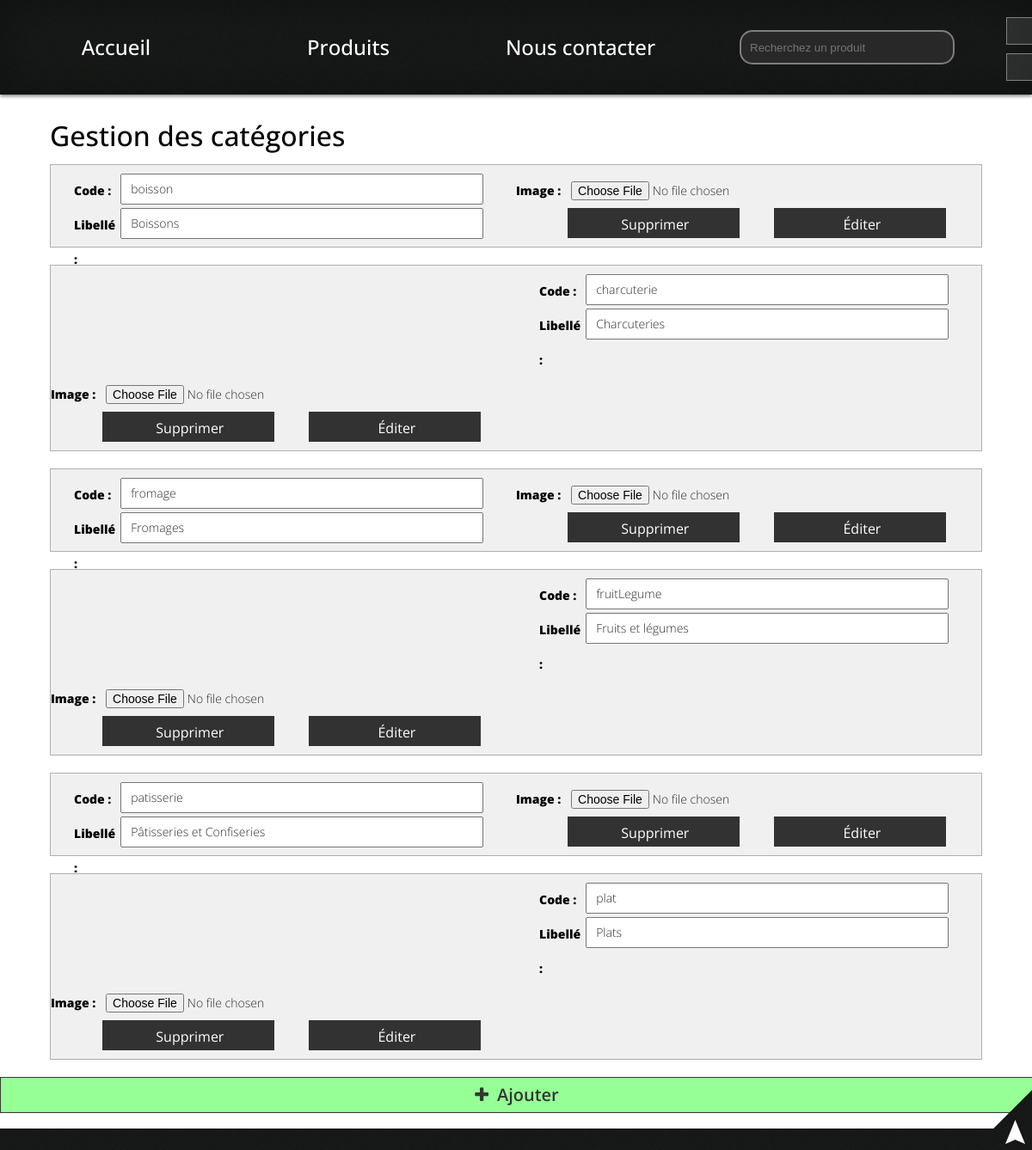
Screenshot of /adminCategorie.php (signed in) with the database file from the repository.
### tables this page shows
CREATE TABLE `categorie` (
  `code` varchar(20) NOT NULL,
  `nom` varchar(50) NOT NULL,
  `description` text
);

### src/bd/categorie.bd.php (called while the page is built, shortened)
<?php
	function getListeCategorie() {
		$cnx = openBD();
		$rqt = "SELECT code, nom, description FROM categorie WHERE code NOT LIKE '\_%'";
		$listecat = $cnx->prepare($rqt);
		$listecat->setFetchMode(PDO::FETCH_OBJ);
		$aRetouner = array();
		if ($listecat->execute()) {
			$i=0;
			while($row = $listecat->fetch()) {
			    $aRetouner[$i] = array();
				$aRetouner[$i][0] = $row->code;
				$aRetouner[$i][1] = $row->nom;
				$aRetouner[$i][2] = $row->description;
				$i++;
			}
		}
		return $aRetouner;
	}
?>

### src/vue/categorie.vue.php (the view, shortened to what this page needs)
<?php
    function displayAdminCategorie($listeCategorie) {
        $html = '<div class="white">';
        $html .= '<div class="produit" id="listeCategorie">';
        $html .= '<h1 class="page-produit no-merge">Gestion des catégories</h1>';
        foreach ($listeCategorie as $categorie) {
            $html .= '<form class="liste-item-inscription item-admin" enctype="multipart/form-data" name="adminCategorie" method="POST" onsubmit="return validateEditCategorie(\''.$categorie[0].'\')" action="action/doMAJCategorie.php?edit='.$categorie[0].'">';
            $html .= '<div class="admin-item-gauche">';
            $html .= '<span class="remove-error" id="labelcode-'.$categorie[0].'">Code :</span>';
            $html .= '<input type="text" name="code" placeholder="code" class="input-inscription remove-error" value="'.$categorie[0].'" id="'.$categorie[0].'-code"><br/>';
            $html .= '<span class="remove-error" id="labelnom-'.$categorie[0].'">Libellé :</span>';
            $html .= '<input type="text" name="nom" placeholder="nom" class="input-inscription remove-error" value="'.$categorie[1].'" id="'.$categorie[0].'-nom"><br/>';
            $html .= '</div>';
            $html .= '<div class="admin-item-droit">';
            $html .= '<span class="remove-error" id="labelImage">Image :</span>';
            $html .= '<input type="file" name="image-'.$categorie[0].'" placeholder="image" class="input-inscription remove-error"><br/>';
            $html .= '<input class="btn-inscription btn-valider btn-admin" type="submit" value="Éditer">';
            $html .= '<input onclick="deleteCategorie(\''.$categorie[0].'\')" class="btn-inscription btn-supprimer btn-admin" type="button" value="Supprimer" id="suppr-'.$categorie[0].'">';
            $html .= '</div>';
            $html .= '</form>';
        }
        $html .= '</div>';
        $html .= '<span class="btn-admin-ajout" onclick="addCategorie()"><i class="fa fa-plus"></i>Ajouter</span><br>';
        $html .= '</div>';
        echo $html;
    }
?>

### src/style.css (style rules this page uses)
html, body { margin: 0px; padding: 0px; overflow-x: hidden; }
body { background-image: URL("images/font/background-noise.jpg"); pointer-events: auto; }
.white { background-color: white; }
h1 { font-family: Open Sans; font-size: 32px; font-style: normal; font-variant: normal; font-weight: 500; line-height: 26.4px; margin-top: 15px; }
.produit { margin: 0 auto; padding: 0 0 0 0; min-width: 500px; max-width: 1084px; padding-top: 20px; }
.page-produit { margin-bottom: 50px; }
.no-merge { margin-bottom: 0px; }
.liste-item-inscription { font-family: Open Sans; font-size: 14px; font-style: normal; font-variant: normal; font-weight: 800; line-height: 40px; padding-bottom: 25px; }
.btn-inscription { margin-top: 35px !important; cursor: pointer; text-align: center; border: 1px solid RGB(50, 50, 50); margin-right: 7.5%; transition: 0.2s; background-color: RGB(50, 50, 50); height: 35px !important; color: white !important; float: right !important; width: 200px !important; line-height: 35px !important; font-size: 16px !important; font-weight: 400 !important; }
.admin-item-gauche { display: inline-block; width: 50%; float: left; }
.admin-item-gauche span { display: inline-block; width: 10%; float:left; margin-left:5%; }
.admin-item-gauche input { float: left; display: inline-block; width: 75%; padding-left: 10px; height: 30px; font-family: Open Sans; font-size: 14px; font-style: normal; font-variant: normal; font-weight: 300; line-height: 30px; color: RGB(45, 45, 45); }
.admin-item-droit { display: inline-block; width: 50%; }
.admin-item-droit span { display: inline-block; width: 10%; float:left; }
.admin-item-droit input { float: left; display: inline-block; width: 80%; padding-left: 10px; font-family: Open Sans; font-size: 14px; font-style: normal; font-variant: normal; font-weight: 300; height:40px; line-height: 40px; color: RGB(45, 45, 45); }
.btn-admin { margin-top:0px !important; }
.item-admin { border:1px solid RGB(175,175,175); margin-top:20px; margin-bottom:20px !important; padding-bottom:10px !important; padding-top:10px !important; background-color:RGB(240,240,240); }
.btn-admin-ajout { cursor:pointer; width:100%; height:40px; line-height:40px; text-align:center; display:block; background-color:RGB(150,255,150); border:1px solid RGB(50,55,50); color:RGB(50,55,50); font-family: Open Sans; font-size: 20px; font-style: normal; font-variant: normal; font-weight: 600; transition:0.2s; }
.btn-admin-ajout i { margin-right:10px; }

### rows the page displays
categorie: code "boisson", nom "Boissons"
categorie: code "charcuterie", nom "Charcuteries"
categorie: code "fromage", nom "Fromages"
categorie: code "fruitLegume", nom "Fruits et légumes"
categorie: code "patisserie", nom "Pâtisseries et Confiseries"
categorie: code "plat", nom "Plats"
